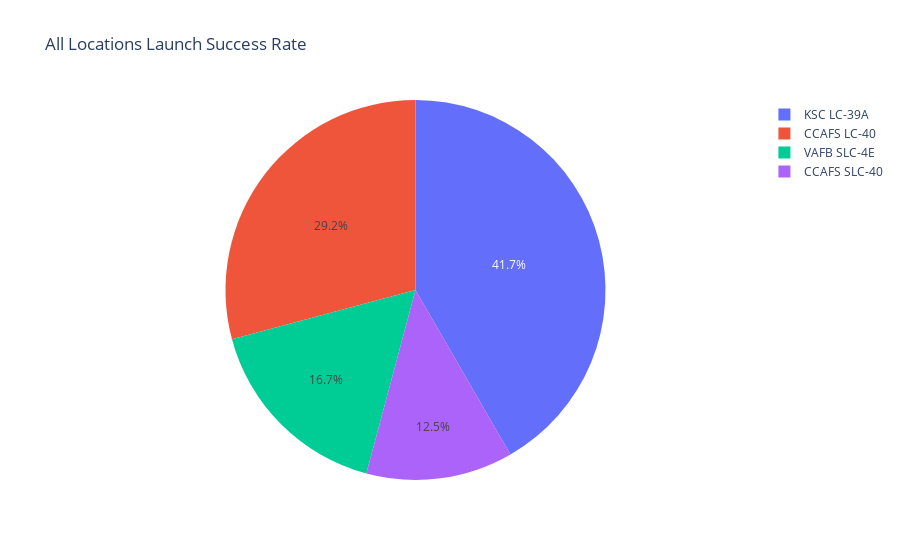

Source (notebook cell):
### Markdown cell above
## Code for All Sites pie plot

### Code cell
fig = px.pie(spacex_df, values='class', 
        names=spacex_df['Launch Site'], 
        title='All Locations Launch Success Rate')

fig

### Figure 1 — Plotly figure (JSON) as saved in the notebook; plotly's stock layout.template omitted (floating-point values rounded to 4 significant figures)
{"data": [{"domain": {"x": [0, 1], "y": [0, 1]}, "hovertemplate": "Launch Site=%{label}<br>class=%{value}<extra></extra>", "labels": ["CCAFS LC-40", "CCAFS LC-40", "CCAFS LC-40", "CCAFS LC-40", "CCAFS LC-40", "CCAFS LC-40", "CCAFS LC-40", "CCAFS LC-40", "CCAFS LC-40", "CCAFS LC-40", "CCAFS LC-40", "CCAFS LC-40", "CCAFS LC-40", "CCAFS LC-40", "CCAFS LC-40", "CCAFS LC-40", "CCAFS LC-40", "CCAFS LC-40", "CCAFS LC-40", "CCAFS LC-40", "CCAFS LC-40", "CCAFS LC-40", "CCAFS LC-40", "CCAFS LC-40", "CCAFS LC-40", "CCAFS LC-40", "VAFB SLC-4E", "VAFB SLC-4E", "VAFB SLC-4E", "VAFB SLC-4E", "VAFB SLC-4E", "VAFB SLC-4E", "VAFB SLC-4E", "VAFB SLC-4E", "VAFB SLC-4E", "VAFB SLC-4E", "KSC LC-39A", "KSC LC-39A", "KSC LC-39A", "KSC LC-39A", "KSC LC-39A", "KSC LC-39A", "KSC LC-39A", "KSC LC-39A", "KSC LC-39A", "KSC LC-39A", "KSC LC-39A", "KSC LC-39A", "KSC LC-39A", "CCAFS SLC-40", "CCAFS SLC-40", "CCAFS SLC-40", "CCAFS SLC-40", "CCAFS SLC-40", "CCAFS SLC-40", "CCAFS SLC-40"], "legendgroup": "", "name": "", "showlegend": true, "type": "pie", "values": [0, 0, 0, 0, 0, 0, 0, 0, 0, 0, 0, 0, 0, 0, 0, 0, 0, 1, 1, 0, 1, 1, 1, 0, 1, 1, 0, 0, 1, 1, 1, 1, 0, 0, 0, 0, 1, 0, 1, 1, 0, 1, 1, 0, 1, 1, 1, 1, 1, 1, 1, 0, 0, 0, 1, 0]}], "layout": {"autosize": true, "legend": {"tracegroupgap": 0}, "title": {"text": "All Locations Launch Success Rate"}}}
